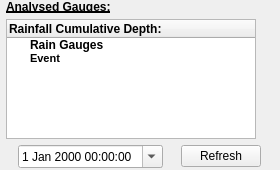
                <widget class="QWidget" name="pageRainfallCumDepth">
                 <property name="geometry">
                  <rect>
                   <x>0</x>
                   <y>0</y>
                   <width>280</width>
                   <height>170</height>
                  </rect>
                 </property>
                 <property name="sizePolicy">
                  <sizepolicy hsizetype="Preferred" vsizetype="Fixed">
                   <horstretch>0</horstretch>
                   <verstretch>0</verstretch>
                  </sizepolicy>
                 </property>
                 <property name="minimumSize">
                  <size>
                   <width>0</width>
                   <height>170</height>
                  </size>
                 </property>
                 <property name="maximumSize">
                  <size>
                   <width>16777215</width>
                   <height>170</height>
                  </size>
                 </property>
                 <attribute name="label">
                  <string>Rainfall: Cumulative Depth</string>
                 </attribute>
                 <layout class="QVBoxLayout" name="verticalLayout_20">
                  <property name="leftMargin">
                   <number>6</number>
                  </property>
                  <property name="topMargin">
                   <number>0</number>
                  </property>
                  <property name="rightMargin">
                   <number>6</number>
                  </property>
                  <property name="bottomMargin">
                   <number>0</number>
                  </property>
                  <item>
                   <widget class="QLabel" name="label_7">
                    <property name="sizePolicy">
                     <sizepolicy hsizetype="Expanding" vsizetype="Expanding">
                      <horstretch>0</horstretch>
                      <verstretch>0</verstretch>
                     </sizepolicy>
                    </property>
                    <property name="minimumSize">
                     <size>
                      <width>10</width>
                      <height>13</height>
                     </size>
                    </property>
                    <property name="maximumSize">
                     <size>
                      <width>250</width>
                      <height>13</height>
                     </size>
                    </property>
                    <property name="font">
                     <font>
                      <weight>75</weight>
                      <bold>true</bold>
                      <underline>true</underline>
                     </font>
                    </property>
                    <property name="text">
                     <string>Analysed Gauges:</string>
                    </property>
                   </widget>
                  </item>
                  <item>
                   <widget class="QTreeWidget" name="trw_CumDepth">
                    <property name="sizePolicy">
                     <sizepolicy hsizetype="Fixed" vsizetype="Expanding">
                      <horstretch>0</horstretch>
                      <verstretch>0</verstretch>
                     </sizepolicy>
                    </property>
                    <property name="minimumSize">
                     <size>
                      <width>250</width>
                      <height>120</height>
                     </size>
                    </property>
                    <property name="maximumSize">
                     <size>
                      <width>250</width>
                      <height>120</height>
                     </size>
                    </property>
                    <property name="contextMenuPolicy">
                     <enum>Qt::CustomContextMenu</enum>
                    </property>
                    <property name="acceptDrops">
                     <bool>false</bool>
                    </property>
                    <property name="dragDropMode">
                     <enum>QAbstractItemView::DropOnly</enum>
                    </property>
                    <property name="defaultDropAction">
                     <enum>Qt::IgnoreAction</enum>
                    </property>
                    <property name="itemsExpandable">
                     <bool>true</bool>
                    </property>
                    <column>
                     <property name="text">
                      <string>Rainfall Cumulative Depth:</string>
                     </property>
                     <property name="font">
                      <font>
                       <weight>75</weight>
                       <bold>true</bold>
                      </font>
                     </property>
                    </column>
                    <item>
                     <property name="text">
                      <string>Rain Gauges</string>
                     </property>
                     <property name="font">
                      <font>
                       <weight>75</weight>
                       <bold>true</bold>
                      </font>
                     </property>
                     <property name="flags">
                      <set>ItemIsDropEnabled|ItemIsEnabled</set>
                     </property>
                    </item>
                    <item>
                     <property name="text">
                      <string>Event</string>
                     </property>
                     <property name="font">
                      <font>
                       <family>MS Shell Dlg 2</family>
                       <pointsize>8</pointsize>
                       <weight>75</weight>
                       <bold>true</bold>
                      </font>
                     </property>
                     <property name="flags">
                      <set>ItemIsDropEnabled|ItemIsEnabled</set>
                     </property>
                    </item>
                   </widget>
                  </item>
                  <item>
                   <layout class="QHBoxLayout" name="horizontalLayout_5">
                    <property name="sizeConstraint">
                     <enum>QLayout::SetDefaultConstraint</enum>
                    </property>
                    <item>
                     <widget class="QDateTimeEdit" name="dteScattergraphStart">
                      <property name="sizePolicy">
                       <sizepolicy hsizetype="Fixed" vsizetype="Fixed">
                        <horstretch>0</horstretch>
                        <verstretch>0</verstretch>
                       </sizepolicy>
                      </property>
                      <property name="minimumSize">
                       <size>
                        <width>10</width>
                        <height>0</height>
                       </size>
                      </property>
                      <property name="calendarPopup">
                       <bool>true</bool>
                      </property>
                     </widget>
                    </item>
                    <item>
                     <widget class="QPushButton" name="btnCumDepthRefresh">
                      <property name="sizePolicy">
                       <sizepolicy hsizetype="Fixed" vsizetype="Fixed">
                        <horstretch>0</horstretch>
                        <verstretch>0</verstretch>
                       </sizepolicy>
                      </property>
                      <property name="minimumSize">
                       <size>
                        <width>0</width>
                        <height>0</height>
                       </size>
                      </property>
                      <property name="maximumSize">
                       <size>
                        <width>16777215</width>
                        <height>16777215</height>
                       </size>
                      </property>
                      <property name="text">
                       <string>Refresh</string>
                      </property>
                     </widget>
                    </item>
                   </layout>
                  </item>
                 </layout>
                </widget>
